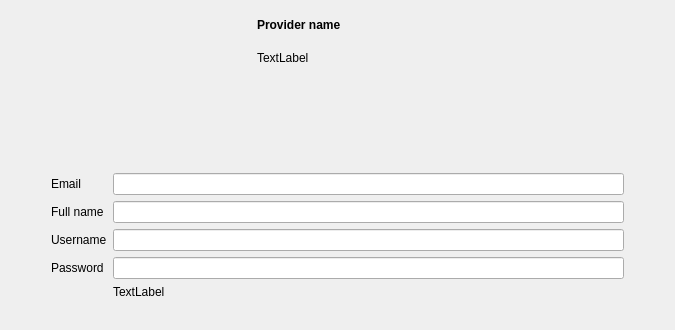
<?xml version="1.0" encoding="UTF-8"?>
<ui version="4.0">
 <class>OwncloudProviderRegistrationPage</class>
 <widget class="QWizardPage" name="OwncloudProviderRegistrationPage">
  <property name="geometry">
   <rect>
    <x>0</x>
    <y>0</y>
    <width>675</width>
    <height>330</height>
   </rect>
  </property>
  <property name="windowTitle">
   <string>WizardPage</string>
  </property>
  <layout class="QHBoxLayout" name="horizontalLayout_2">
   <item>
    <spacer name="horizontalSpacer">
     <property name="orientation">
      <enum>Qt::Horizontal</enum>
     </property>
     <property name="sizeType">
      <enum>QSizePolicy::Minimum</enum>
     </property>
     <property name="sizeHint" stdset="0">
      <size>
       <width>40</width>
       <height>20</height>
      </size>
     </property>
    </spacer>
   </item>
   <item>
    <layout class="QVBoxLayout" name="verticalLayout_2">
     <item>
      <layout class="QHBoxLayout" name="horizontalLayout">
       <item>
        <widget class="QLabel" name="providerLogo">
         <property name="minimumSize">
          <size>
           <width>200</width>
           <height>60</height>
          </size>
         </property>
         <property name="maximumSize">
          <size>
           <width>200</width>
           <height>60</height>
          </size>
         </property>
         <property name="text">
          <string/>
         </property>
         <property name="pixmap">
          <pixmap resource="../../../client.qrc">:/client/resources/settings.png</pixmap>
         </property>
        </widget>
       </item>
       <item>
        <layout class="QVBoxLayout" name="verticalLayout">
         <item>
          <widget class="QLabel" name="providerName">
           <property name="sizePolicy">
            <sizepolicy hsizetype="Preferred" vsizetype="Preferred">
             <horstretch>2</horstretch>
             <verstretch>0</verstretch>
            </sizepolicy>
           </property>
           <property name="sizeIncrement">
            <size>
             <width>2</width>
             <height>0</height>
            </size>
           </property>
           <property name="font">
            <font>
             <weight>75</weight>
             <bold>true</bold>
            </font>
           </property>
           <property name="text">
            <string>Provider name</string>
           </property>
          </widget>
         </item>
         <item>
          <widget class="QLabel" name="providerDescription">
           <property name="text">
            <string>TextLabel</string>
           </property>
           <property name="wordWrap">
            <bool>true</bool>
           </property>
          </widget>
         </item>
        </layout>
       </item>
      </layout>
     </item>
     <item>
      <spacer name="verticalSpacer_2">
       <property name="orientation">
        <enum>Qt::Vertical</enum>
       </property>
       <property name="sizeHint" stdset="0">
        <size>
         <width>20</width>
         <height>40</height>
        </size>
       </property>
      </spacer>
     </item>
     <item>
      <layout class="QFormLayout" name="formLayout">
       <property name="horizontalSpacing">
        <number>6</number>
       </property>
       <item row="1" column="0">
        <widget class="QLabel" name="label">
         <property name="text">
          <string>Email</string>
         </property>
        </widget>
       </item>
       <item row="1" column="1">
        <widget class="QLineEdit" name="fieldEmail"/>
       </item>
       <item row="2" column="0">
        <widget class="QLabel" name="label_2">
         <property name="text">
          <string>Full name</string>
         </property>
        </widget>
       </item>
       <item row="2" column="1">
        <widget class="QLineEdit" name="fieldDisplayname"/>
       </item>
       <item row="3" column="0">
        <widget class="QLabel" name="label_3">
         <property name="text">
          <string>Username</string>
         </property>
        </widget>
       </item>
       <item row="3" column="1">
        <widget class="QLineEdit" name="fieldUsername"/>
       </item>
       <item row="4" column="0">
        <widget class="QLabel" name="label_4">
         <property name="text">
          <string>Password</string>
         </property>
        </widget>
       </item>
       <item row="4" column="1">
        <widget class="QLineEdit" name="fieldPassword">
         <property name="echoMode">
          <enum>QLineEdit::Password</enum>
         </property>
        </widget>
       </item>
       <item row="5" column="1">
        <widget class="QLabel" name="labelHint">
         <property name="text">
          <string>TextLabel</string>
         </property>
        </widget>
       </item>
      </layout>
     </item>
     <item>
      <spacer name="verticalSpacer">
       <property name="orientation">
        <enum>Qt::Vertical</enum>
       </property>
       <property name="sizeType">
        <enum>QSizePolicy::Minimum</enum>
       </property>
       <property name="sizeHint" stdset="0">
        <size>
         <width>20</width>
         <height>20</height>
        </size>
       </property>
      </spacer>
     </item>
    </layout>
   </item>
   <item>
    <spacer name="horizontalSpacer_2">
     <property name="orientation">
      <enum>Qt::Horizontal</enum>
     </property>
     <property name="sizeType">
      <enum>QSizePolicy::Minimum</enum>
     </property>
     <property name="sizeHint" stdset="0">
      <size>
       <width>40</width>
       <height>20</height>
      </size>
     </property>
    </spacer>
   </item>
  </layout>
 </widget>
 <resources>
  <include location="../../../client.qrc"/>
 </resources>
 <connections/>
</ui>
